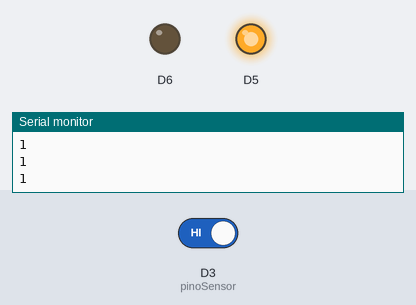
Recording of a sketch running on a simulated ESP8266 (NodeMCU). Parts: output pins drawn as LEDs (lit = HIGH), the last lines printed to the serial monitor. The inputs (shaded band) are chosen by the test bench; at power-on: D3 (pinoSensor) HIGH.

Above: at 1.2 s.
1.3 s: D3 (pinoSensor) driven LOW
At 1.9 s:
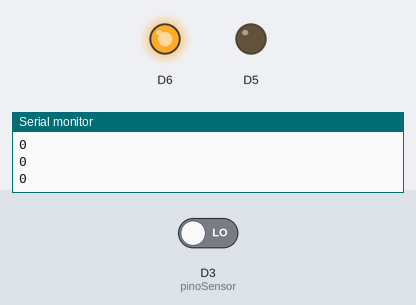
2.8 s: D3 (pinoSensor) driven HIGH
At 3.1 s:
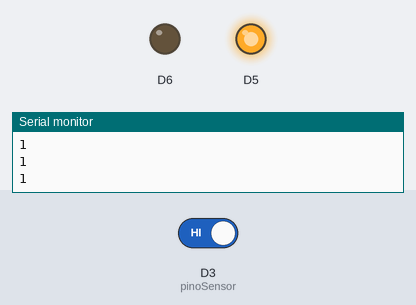
Timing chart, 0 to 5.8 s (numbered marks = the images above; inputs shaded):
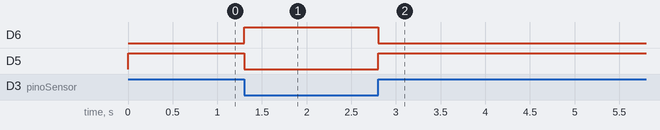

The sketch:

isqueiro.ino
```cpp
const int pinoLedVermelho = D12; // pino do LED vermelho
const int pinoLedVerde = D13;    // pino do LED verde
const int pinoSensor = D3;       // pino do sensor
int dt = 100;

void setup()
{
  pinMode(pinoSensor, INPUT);
  pinMode(pinoLedVermelho, OUTPUT);
  pinMode(pinoLedVerde, OUTPUT);
  digitalWrite(pinoLedVermelho, LOW);
  digitalWrite(pinoLedVerde, HIGH);
  Serial.begin(9600);
}

void loop()
{
  Serial.println(digitalRead(pinoSensor));
  if (digitalRead(pinoSensor) == LOW)
  {                                      // verifica se a leitura do pino do sensor é LOW
    digitalWrite(pinoLedVermelho, HIGH); // acende o LED vermelho
    digitalWrite(pinoLedVerde, LOW);     // apaga o LED verde
  }
  else
  {                                     // se a leitura do pino do sensor não for LOW
    digitalWrite(pinoLedVermelho, LOW); // apaga o LED vermelho
    digitalWrite(pinoLedVerde, HIGH);   // acende o LED verde
  }
  delay(dt); // espera por 'dt' milissegundos
}
```

Measured:
- after the input at 1.3 s, D6: LOW → HIGH at once; D5: HIGH → LOW at once
- after the input at 2.8 s, D6: HIGH → LOW at once; D5: LOW → HIGH at once
